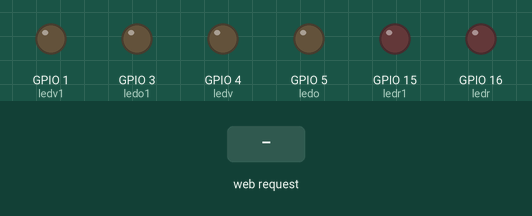
Simulated run of this sketch. Board: ESP8266 (NodeMCU). Shown: output pins drawn as LEDs (lit = HIGH). Inputs (shaded band) come from the test bench. WiFi joins after 1.5 s; servers stay silent unless stated; what the sketch prints to the serial monitor is not drawn.

Above: at 2.7 s.
2.8 s: HTTP request GET /16/on received
At 3.6 s:
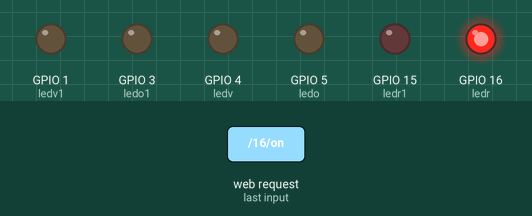
4.3 s: HTTP request GET /4/on received
At 4.8 s:
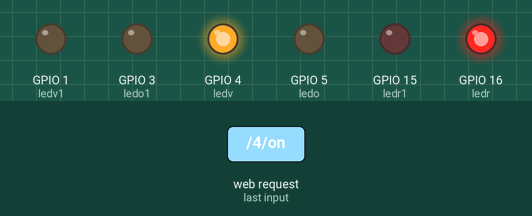
5.8 s: HTTP request GET /16/off received
At 7.0 s:
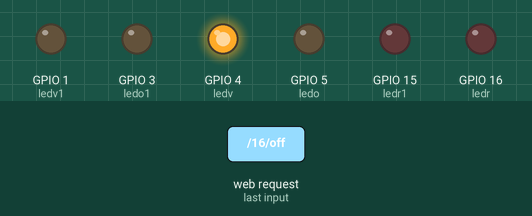
7.3 s: HTTP request GET /5/on received
At 8.3 s:
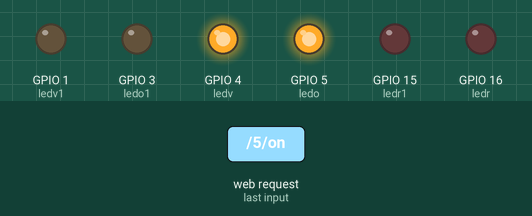
8.8 s: HTTP request GET /4/off received
At 9.4 s:
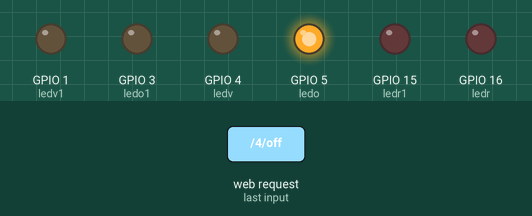
10.3 s: HTTP request GET /1/on received
At 11.7 s:
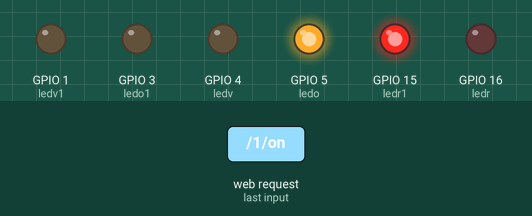
Timing chart, 0 to 18.8 s (numbered marks = the images above; inputs shaded):
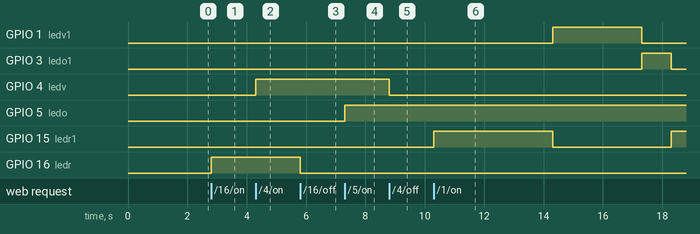

Measured:
- after the input at 2.8 s, GPIO 16 (ledr): LOW → HIGH at once
- after the input at 4.3 s, GPIO 4 (ledv): LOW → HIGH at once
- after the input at 5.8 s, GPIO 16 (ledr): HIGH → LOW at once
- after the input at 7.3 s, GPIO 5 (ledo): LOW → HIGH at once
- after the input at 8.8 s, GPIO 4 (ledv): HIGH → LOW at once
- after the input at 10.3 s, GPIO 1 (ledv1): LOW → HIGH after 4.0 s, → LOW 3.0 s later; GPIO 3 (ledo1): LOW → HIGH after 7.0 s, → LOW 1.0 s later; GPIO 15 (ledr1): LOW → HIGH at once, → LOW 4.0 s later, → HIGH 4.0 s later

The sketch:

smartlight.ino
```cpp
#include <ESP8266WiFi.h>
#include <FirebaseArduino.h>

//fir-feurouge-default-rtdb.firebaseio.com/

#define FIREBASE_HOST "smartleds-27d91-default-rtdb.firebaseio.com"
#define FIREBASE_AUTH "NEKwBuxMtQMwe6hbIczdFXwUaGFwnAbG2oe4MKov"


// Replace with your network credentials
//const char* ssid     = "Redmi Note 9 Pro";
//const char* password = "12346789";


const char* ssid     = "CPH1609";
const char* password = "samira123456";

// Set web server port number to 80
WiFiServer server(80);

// Variable to store the HTTP request
String header;

// Auxiliar variables to store the current output state
String r16 = "off";
String o5 = "off";
String v4 = "off";

String a1 = "off";


// Assign output variables to GPIO pins
const int ledr = 16;
const int ledo = 5;
const int ledv = 4;

const int ledr1 = 15;
const int ledo1 = 3;
const int ledv1 = 1;

#define LED_R1 15
#define LED_O1 3
#define LED_V1 1


// Current time
unsigned long currentTime = millis();
// Previous time
unsigned long previousTime = 0;
// Define timeout time in milliseconds (example: 2000ms = 2s)
const long timeoutTime = 2000;

void setup() {
  Serial.begin(115200);
  // Initialize the output variables as outputs
  pinMode(ledr, OUTPUT);
  pinMode(ledo, OUTPUT);
  pinMode(ledv, OUTPUT);

  pinMode(ledr1,OUTPUT);
  pinMode(ledo1,OUTPUT);
  pinMode(ledv1,OUTPUT);


  // Set outputs to LOW
  digitalWrite(ledr, LOW);
  digitalWrite(ledo, LOW);
  digitalWrite(ledv, LOW);

  digitalWrite(ledr1, LOW);
  digitalWrite(ledo1, LOW);
  digitalWrite(ledv1, LOW);


  // Connect to Wi-Fi network with SSID and password
  Serial.print("Connecting to ");
  Serial.println(ssid);
  WiFi.begin(ssid, password);
  while (WiFi.status() != WL_CONNECTED) {
    delay(500);
    Serial.print(".");
  }
  // Print local IP address and start web server
  Serial.println("");
  Serial.println("WiFi connected.");
  Serial.println("IP address: ");
  Serial.println(WiFi.localIP());
  server.begin();


  //INITIALISATION of firebase
  Firebase.begin(FIREBASE_HOST, FIREBASE_AUTH);
}

void loop(){
  WiFiClient client = server.available();   // Listen for incoming clients

  if (client) {                             // If a new client connects,
    Serial.println("New Client.");          // print a message out in the serial port
    String currentLine = "";                // make a String to hold incoming data from the client
    currentTime = millis();
    previousTime = currentTime;
    while (client.connected() && currentTime - previousTime <= timeoutTime) { // loop while the client's connected
      currentTime = millis();
      if (client.available()) {             // if there's bytes to read from the client,
        char c = client.read();             // read a byte, then
        Serial.write(c);                    // print it out the serial monitor
        header += c;
        if (c == '\n') {                    // if the byte is a newline character
          // if the current line is blank, you got two newline characters in a row.
          // that's the end of the client HTTP request, so send a response:
          if (currentLine.length() == 0) {
            // HTTP headers always start with a response code (e.g. HTTP/1.1 200 OK)
            // and a content-type so the client knows what's coming, then a blank line:
            client.println("HTTP/1.1 200 OK");
            client.println("Content-type:text/html");
            client.println("Connection: close");
            client.println();

            // turns the GPIOs on and off
            if (header.indexOf("GET /16/on") >= 0) {
              Serial.println("Rouge on");
             r16="on";
              digitalWrite(ledr, HIGH);
              Firebase.setString("/Leds/Rouge", "on");}

              else if (header.indexOf("GET /16/off")>= 0){
                 Serial.println("Rouge off");
             r16="off";
              digitalWrite(ledr, LOW);
              Firebase.setString("/Leds/Rouge", "off");}


               else if (header.indexOf("GET /4/on") >= 0) {
              Serial.println("Vert on");
             v4 = "on";
              digitalWrite(ledv, HIGH);
              Firebase.setString("/Leds/Vert", "on");}

              else if (header.indexOf("GET /4/off") >= 0) {
              Serial.println("Vert off");
             v4 = "off";
              digitalWrite(ledv, LOW);
              Firebase.setString("/Leds/Vert", "off"); }

            else if (header.indexOf("GET /5/on") >= 0) {
              Serial.println("Orange on");
              o5 = "on";
              digitalWrite(ledo, HIGH);
              Firebase.setString("/Leds/Orange", "on");}

             else if (header.indexOf("GET /5/off") >= 0){
              Serial.println("Orange off");
              o5 = "off";
              digitalWrite(ledo, LOW);
              Firebase.setString("/Leds/Orange", "off");}

              else if (header.indexOf("GET /1/on") >= 0){
              Serial.println("Automatic on");
              if(a1 = "on"){

              digitalWrite(ledr1, HIGH);
              digitalWrite(ledo1, LOW);
              digitalWrite(ledv1, LOW);
              delay(3000);
                // Etat 2:
              digitalWrite(ledr1, HIGH);
              digitalWrite(ledo1, LOW);
              digitalWrite(ledv1, LOW);

              delay(1000);
                // Etat 3:
              digitalWrite(ledr1, LOW);
              digitalWrite(ledo1, LOW);
              digitalWrite(ledv1, HIGH);

              delay(3000);
              // Etat 4:
              digitalWrite(ledr1, LOW);
              digitalWrite(ledo1, HIGH);
              digitalWrite(ledv1, LOW);

              delay(1000);


              digitalWrite(ledr1, HIGH);
              digitalWrite(ledo1, LOW);
              digitalWrite(ledv1, LOW);
              delay(3000);
                // Etat 2:
              digitalWrite(ledr1, HIGH);
              digitalWrite(ledo1, LOW);
              digitalWrite(ledv1, LOW);

              delay(1000);
                // Etat 3:
              digitalWrite(ledr1, LOW);
              digitalWrite(ledo1, LOW);
              digitalWrite(ledv1, HIGH);

              delay(3000);
              // Etat 4:
              digitalWrite(ledr1, LOW);
              digitalWrite(ledo1, HIGH);
              digitalWrite(ledv1, LOW);

              delay(1000);
              }
              }
              else if (header.indexOf("GET /1/off") >= 0){
              Serial.println("Automatic off");
              a1 = "off";
              digitalWrite(ledr1, LOW);
              digitalWrite(ledo1, LOW);
              digitalWrite(ledv1, LOW);}


            // Display the HTML web page
            client.println("<!DOCTYPE html><html>");
            client.println("<head><meta name=\"viewport\" content=\"width=device-width, initial-scale=1\">");
            client.println("<link rel=\"icon\" href=\"data:,\">");
            // CSS to style the on/off buttons
            // Feel free to change the background-color and font-size attributes to fit your preferences
           // client.println("<style>html { font-family: Helvetica; display: inline-block; margin: 0px auto; text-align: center;}");
            //client.println(".button { background-color: #E73711; border: none; color: white; padding: 16px 40px; border-radius: 60%;");
            //client.println("text-decoration: none; font-size: 30px; margin: 2px; cursor: pointer;}");
            //client.println(".button2 {background-color: #77878A;}</style></head>");


            client.println("<style>html { font-family: Helvetica; display: inline-block; margin: 0px auto; text-align: center;}");
            client.println(".buttonRed { background-color: #ff0000; border: none; color: white; padding: 16px 40px; border-radius: 60%;");
            client.println("text-decoration: none; font-size: 30px; margin: 2px; cursor: pointer;}");
            client.println(".buttonGreen { background-color: #00ff00; border: none; color: white; padding: 16px 40px; border-radius: 60%;");
            client.println("text-decoration: none; font-size: 30px; margin: 2px; cursor: pointer;}");
            client.println(".buttonYellow { background-color: #feeb36; border: none; color: white; padding: 16px 40px; border-radius: 60%;");
            client.println("text-decoration: none; font-size: 30px; margin: 2px; cursor: pointer;}");
            client.println(".buttonOff { background-color: #77878A; border: none; color: white; padding: 16px 40px; border-radius: 70%;");
            client.println("text-decoration: none; font-size: 30px; margin: 2px; cursor: pointer;}</style></head>");

            // Web Page Heading
            client.println("<body><h1>ESP8266 Feu Rouge</h1>");


            // Display current state, and ON/OFF buttons for GPIO 4
            client.println("<p>Vert " +v4 + "</p>");
            // If thev4 is off, it displays the ON button
            if (v4=="off") {
              client.println("<p><a href=\"/4/on\"><button class=\"button buttonGreen\">ON</button></a></p>");
            } else {
              client.println("<p><a href=\"/4/off\"><button class=\"button buttonOff\">OFF</button></a></p>");
            }


                // Display current state, and ON/OFF buttons for GPIO 5
            client.println("<p>Orange " + o5 + "</p>");
            // If the o5 is off, it displays the ON button
            if (o5=="off") {
              client.println("<p><a href=\"/5/on\"><button class=\"button buttonYellow\">ON</button></a></p>");
            } else {
              client.println("<p><a href=\"/5/off\"><button class=\"button buttonOff\">OFF</button></a></p>");
            }


            // Display current state, and ON/OFF buttons for GPIO 16
            client.println("<p>Rouge " +r16 + "</p>");
            // If the output16State is off, it displays the ON button
            if (r16=="off") {
              client.println("<p><a href=\"/16/on\"><button class=\"button buttonRed\">ON</button></a></p>");
            } else {
              client.println("<p><a href=\"/16/off\"><button class=\"button buttonOff\">OFF</button></a></p>");
            }

             client.println("<p>Automatic " +a1 + "</p>");
            // If the output16State is off, it displays the ON button
            if (a1=="off") {
              client.println("<p><a href=\"/1/on\"><button class=\"button\">ON</button></a></p>");
            } else {
              client.println("<p><a href=\"/1/off\"><button class=\"button button2\">OFF</button></a></p>");
            }

            client.println("</body></html>");

            // The HTTP response ends with another blank line
            client.println();
            // Break out of the while loop
            break;
          } else { // if you got a newline, then clear currentLine
            currentLine = "";
          }
        } else if (c != '\r') {  // if you got anything else but a carriage return character,
          currentLine += c;      // add it to the end of the currentLine
        }
      }
    }
    // Clear the header variable
    header = "";
    // Close the connection
    client.stop();
    Serial.println("Client disconnected.");
    Serial.println("");
  }
}
```
